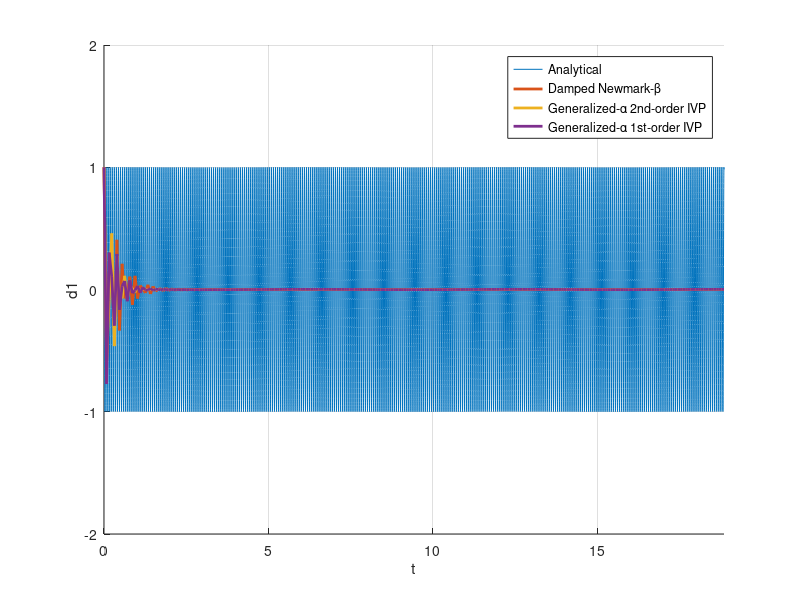
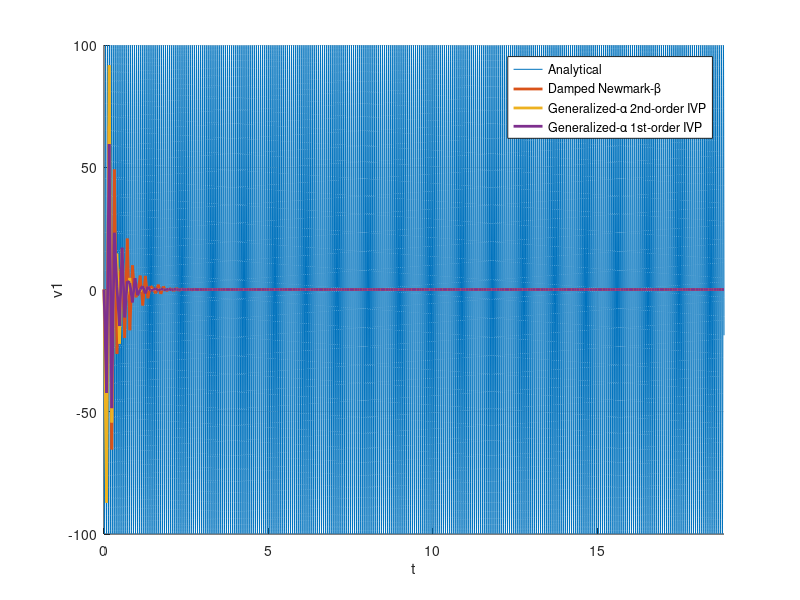
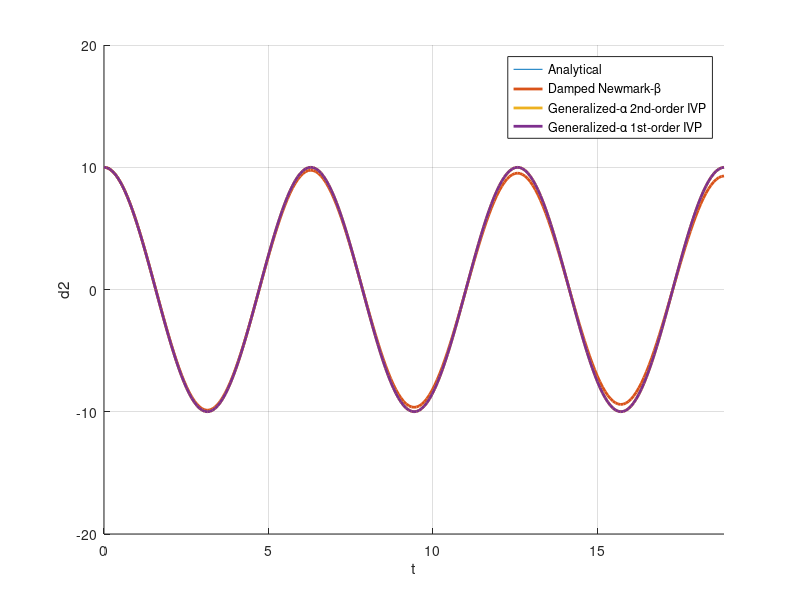
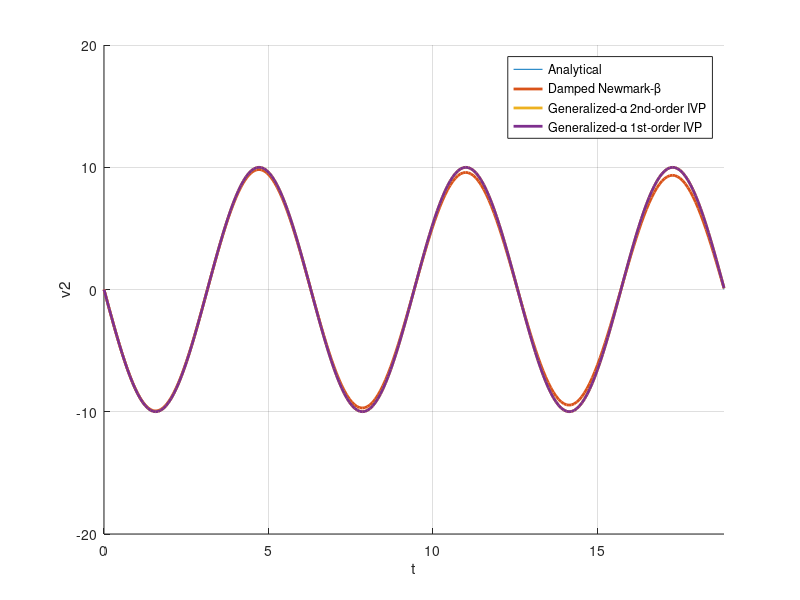

Write MATLAB code to recreate these figures, in order.
% Ingrid Lan - Feb. 2020
% Hughes Section 9.3 Exercise 16
% Linear IVP: Md'' + Kd = 0, where d = [d1; d2]

clear all; clc; clf; close all;

% System parameters
m1    = 1.0;
m2    = 1.0;
k1    = 1.0E4;
k2    = 1.0;

M = [m1, 0; 0, m2];
K = [k1 + k2, -k2; -k2, k2];


% Determine eigenvalues & eigenvectors
% Substituting d = A*sin(wt) into the system yields 
% -M A w^2 sin(wt) + K A sin(wt) = 0
% K A = w^2 M A
[evec, eval] = eig(K, M);
w = sqrt(diag(eval));


% Time stepping
% oscillation period T1 = 2 * pi / w1
T  = 2 * pi / w(1);
n_steps = 80;
dt = T / n_steps;
NN = 3;
t = 0 : dt : NN * T; % run for NN periods


% Analytical solutions
a = evec(1, 1); b = evec(2, 1);

coef = [1; 10]; coef = evec * coef;

tt = 0 : dt/100 : NN * T;

d1 = coef(1) * a * cos(w(1) * tt) + coef(2) * b * cos(w(2) * tt);
d2 = coef(1) * b * cos(w(1) * tt) - coef(2) * a * cos(w(2) * tt);

v1 = -coef(1) * a * w(1) * sin(w(1) * tt) - coef(2) * b * w(2) * sin(w(2) * tt);
v2 = -coef(1) * b * w(1) * sin(w(1) * tt) + coef(2) * a * w(2) * sin(w(2) * tt);


% (a): damped_Newmark
% (b): gen-alpha-2nd_order_IVP
% (c): gen-alpha-1st_order_IVP
methods = {'a', 'b', 'c'};

% Generate 4 figures total: d1, v1, d2, v2
d1_fig = figure(); hold on; grid on;
plot(0 : dt/100 : dt*(length(t) - 1), d1);

v1_fig = figure(); hold on; grid on;
plot(0 : dt/100 : dt*(length(t) - 1), v1);

d2_fig = figure(); hold on; grid on;
plot(0 : dt/100 : dt*(length(t) - 1), d2);

v2_fig = figure(); hold on; grid on;
plot(0 : dt/100 : dt*(length(t) - 1), v2);


for i = 1 : length(methods)
    
    method = methods{i};
    
    d = zeros(2, length(t));        % Displacement
    v = zeros(2, length(t));        % Velocity
    a = zeros(2, length(t));        % Acceleration
    r = zeros(2, length(t));        % Residual (for debugging)
    
    % Initial conditions
    d(:, 1) = [1; 10];
    v(:, 1) = [0;  0];
    a(:, 1) = M \ (-K * d(:, 1));
    
    switch method
        
        % ================= Damped Newmark-beta ================= %
        case 'a'
            
            method_name = 'damped_Newmark';
            
            gamma = 0.6;
            beta  = 0.3025;
            
            for i = 2 : length(t)
                
                % Predictors
                d_predictor = d(:, i - 1) + dt * v(:, i - 1) + ...
                    dt^2 / 2 * (1 - 2 * beta) * a(:, i - 1);
                v_predictor = v(:, i - 1) + (1 - gamma) * dt * a(:, i - 1);
                
                % Recursion relation for a_(n+1)
                a(:, i) = (M + beta * dt^2 * K) \ -K * d_predictor;
                
                d(:, i) = d_predictor + beta * dt^2 * a(:, i);
                v(:, i) = v_predictor + gamma * dt * a(:, i);
                
                % Compute residual
                r(:, i) = M * a(:, i) + K * d(:, i);
                
            end
            
            % ================= Gen-alpha for 2nd-order IVP ================= %
        case 'b'
            
            method_name = 'gen-alpha-2nd_order_IVP';
            
            % Reference: Chung & Hulbert (1993). A time integration algorithm
            % for structural dynamics with improved numerical dissipation: The
            % generalized-alpha method.
            
            rho_inf = 0.5;
            
            alpha_m = (2.0 - rho_inf) / (1 + rho_inf);
            alpha_f = 1 / (1 + rho_inf);
            gamma   = 0.5 + alpha_m - alpha_f;
            beta    = (1 + alpha_m - alpha_f)^2 / 4;
            
            for i = 2 : length(t)
                d_n = d(:, i - 1);
                v_n = v(:, i - 1);
                a_n = a(:, i - 1);
                
                % Solve K_eff * a_(n+1) = F_eff
                K_eff = alpha_m * M + alpha_f * beta * dt^2 * K;
                F_eff = -(1 - alpha_m) * M * a_n - ...
                    K * ( d_n + alpha_f * dt * v_n + ...
                    alpha_f * dt^2 / 2 * (1 - 2 * beta) * a_n );
                
                a(:, i) = K_eff \ F_eff;
                v(:, i) = v_n + dt * ( (1 - gamma) * a_n + gamma * a(:, i) );
                d(:, i) = d_n + dt * v_n + dt^2 / 2 * ...
                    ( (1 - 2 * beta) * a_n + 2 * beta * a(:, i) );
                
                % Compute residual
                r(:, i) = M * ( (1-alpha_m) * a(:, i-1) + alpha_m * a(:, i) ) ...
                    + K * ( (1-alpha_f) * d(:, i-1) + alpha_f * d(:, i) );
                
            end
            
            % ================= Gen-alpha for 1st-order IVP ================= %
        case 'c'
            
            method_name = 'gen-alpha-1st_order_IVP';
            
            % Reference: Kadapa et al. (2017). On the advantages of using the
            % first-order generalized-alpha scheme for structural dynamic problems.
            
            rho_inf = 0.5;
            
            alpha_m = 0.5 * (3 - rho_inf) / (1 + rho_inf);
            alpha_f = 1 / (1 + rho_inf);
            gamma   = 0.5 + alpha_m - alpha_f;
            
            dot_d = zeros(2, length(t));    % Time derivative of displacement
            dot_v = zeros(2, length(t));    % Time derivative of velocity
            
            % Initial conditions
            dot_d(:, 1) = v(:, 1);
            dot_v(:, 1) = M \ (-K * d(:, 1));
            
            for i = 2 : length(t)
                
                d_n = d(:, i - 1);
                v_n = v(:, i - 1);
                dot_d_n = dot_d(:, i - 1);
                dot_v_n = dot_v(:, i - 1);
                
                % Solve K_eff * d_(n+1) = F_eff
                K_eff = alpha_m^2 / (alpha_f * gamma^2 * dt^2) * M + alpha_f * K;
                F_eff = -(1 - alpha_m) * M * dot_v_n - (1 - alpha_f) * K * d_n + ...
                    alpha_m * M * ( alpha_m / (alpha_f * gamma^2 * dt^2) * d_n + ...
                    1 / (alpha_f * gamma * dt) * v_n - (gamma - 1) / gamma * dot_v_n - ...
                    (gamma - alpha_m) / (alpha_f * gamma^2 * dt) * dot_d_n );
                
                d(:, i) = K_eff \ F_eff;
                dot_d(:, i) = 1 / (gamma * dt) * ( d(:, i) - d_n ) + ...
                    (gamma - 1) / gamma * dot_d_n;
                v(:, i) = alpha_m / (alpha_f * gamma * dt) * ( d(:, i) - d_n ) + ...
                    (gamma - alpha_m) / (gamma * alpha_f) * dot_d_n + ...
                    (alpha_f - 1) / alpha_f * v_n;
                dot_v(:, i) = alpha_m / (alpha_f * gamma^2 * dt^2) * ( d(:, i) - d_n ) - ...
                    1 / (alpha_f * gamma * dt) * v_n + ...
                    (gamma - 1) / gamma * dot_v_n + ...
                    (gamma - alpha_m) / (alpha_f * gamma^2 * dt) * dot_d_n;
                
                % Compute residual
                r(:, i) = M * ( (1-alpha_m) * dot_v(:, i-1) + alpha_m * dot_v(:, i) ) ...
                    + K * ( (1-alpha_f) * d(:, i-1) + alpha_f * d(:, i) );
                
            end
            
    end             % end switch
    
    figure(d1_fig); plot(0 : dt : dt*(length(t) - 1), d(1, :), 'LineWidth', 2);
    figure(v1_fig); plot(0 : dt : dt*(length(t) - 1), v(1, :), 'LineWidth', 2);
    figure(d2_fig); plot(0 : dt : dt*(length(t) - 1), d(2, :), 'LineWidth', 2);
    figure(v2_fig); plot(0 : dt : dt*(length(t) - 1), v(2, :), 'LineWidth', 2);
end


figure(d1_fig); xlabel('t'); ylabel('d1'); xlim([0, NN*T]); ylim([-2, 2]);
legend('Analytical', 'Damped Newmark-\beta', ...
       'Generalized-\alpha 2nd-order IVP', 'Generalized-\alpha 1st-order IVP');
saveas(gcf, ['d1_N=', num2str(n_steps), '_steps.png']);

figure(v1_fig); xlabel('t'); ylabel('v1'); xlim([0, NN*T]); % ylim([-200, 200]);
legend('Analytical', 'Damped Newmark-\beta', ...
       'Generalized-\alpha 2nd-order IVP', 'Generalized-\alpha 1st-order IVP');
saveas(gcf, ['v1_N=', num2str(n_steps), '_steps.png']);

figure(d2_fig); xlabel('t'); ylabel('d2'); xlim([0, NN*T]); ylim([-20, 20]);
legend('Analytical', 'Damped Newmark-\beta', ...
       'Generalized-\alpha 2nd-order IVP', 'Generalized-\alpha 1st-order IVP');
saveas(gcf, ['d2_N=', num2str(n_steps), '_steps.png']);

figure(v2_fig); xlabel('t'); ylabel('v2'); xlim([0, NN*T]); ylim([-20, 20]);
legend('Analytical', 'Damped Newmark-\beta', ...
       'Generalized-\alpha 2nd-order IVP', 'Generalized-\alpha 1st-order IVP');
saveas(gcf, ['v2_N=', num2str(n_steps), '_steps.png']);

